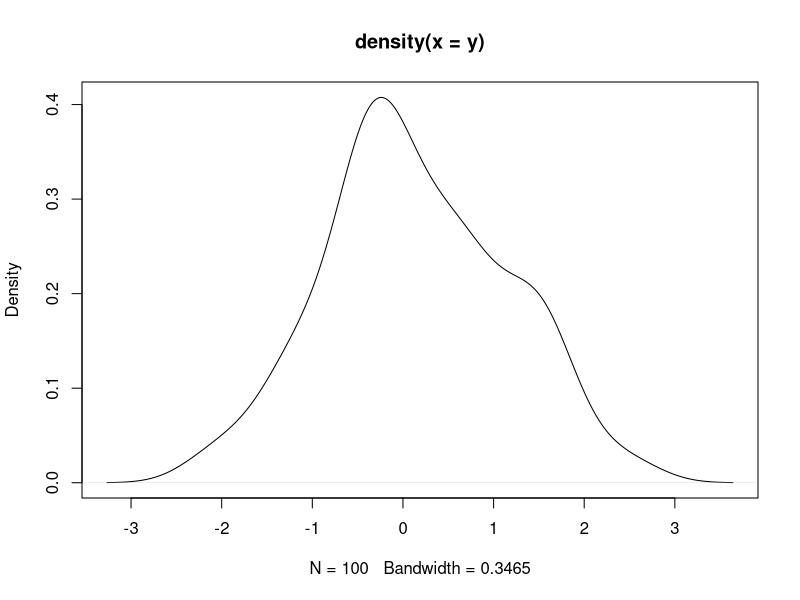
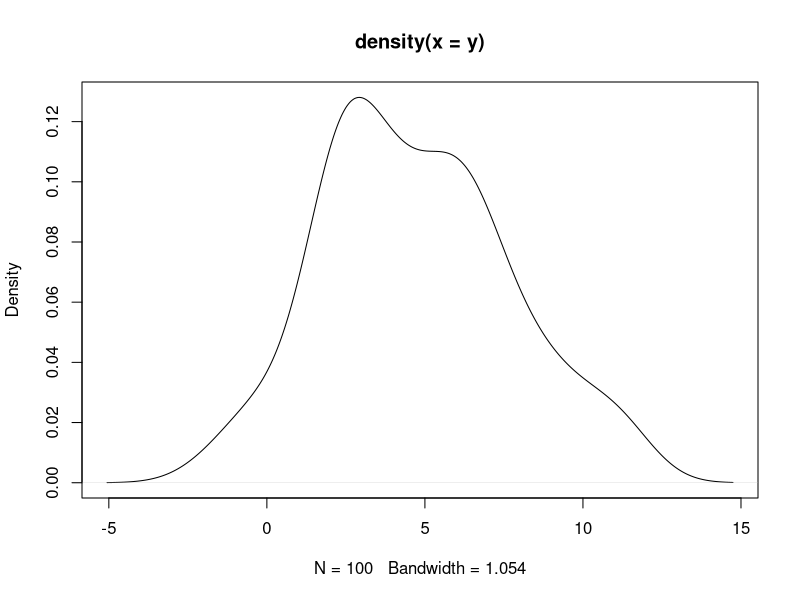
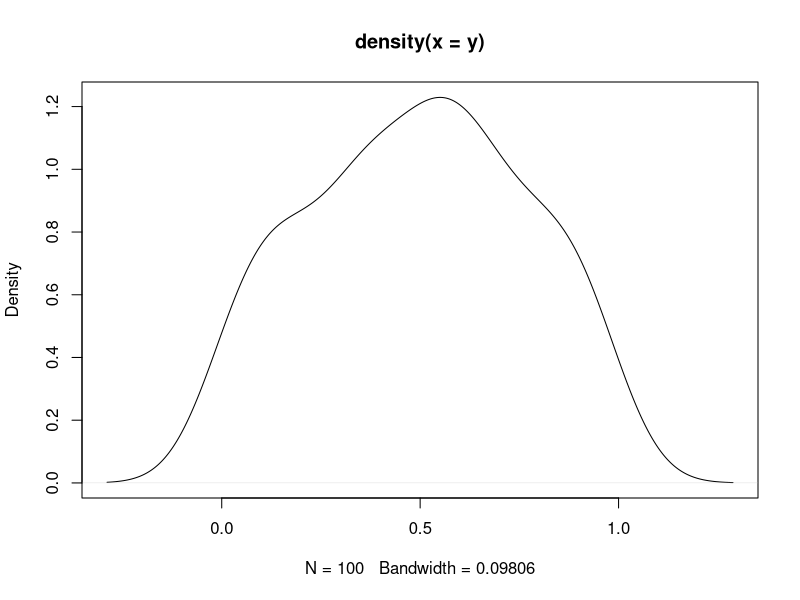
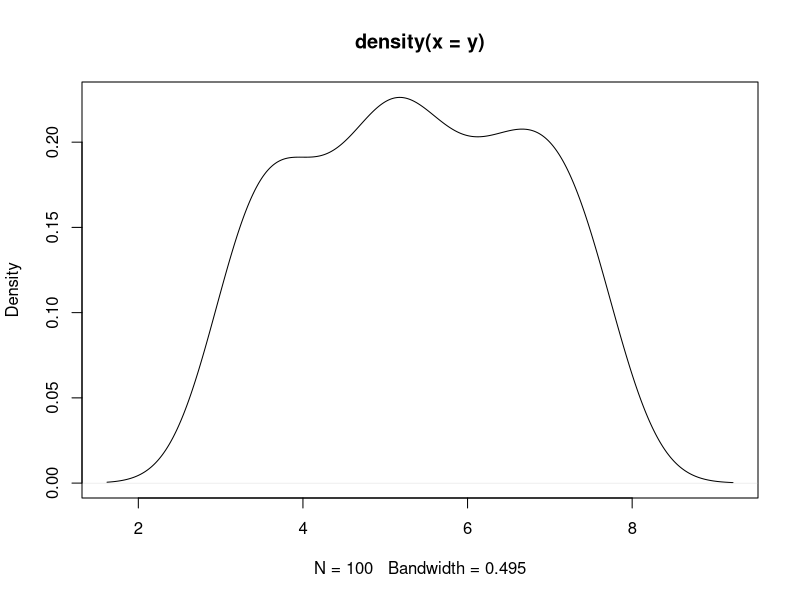
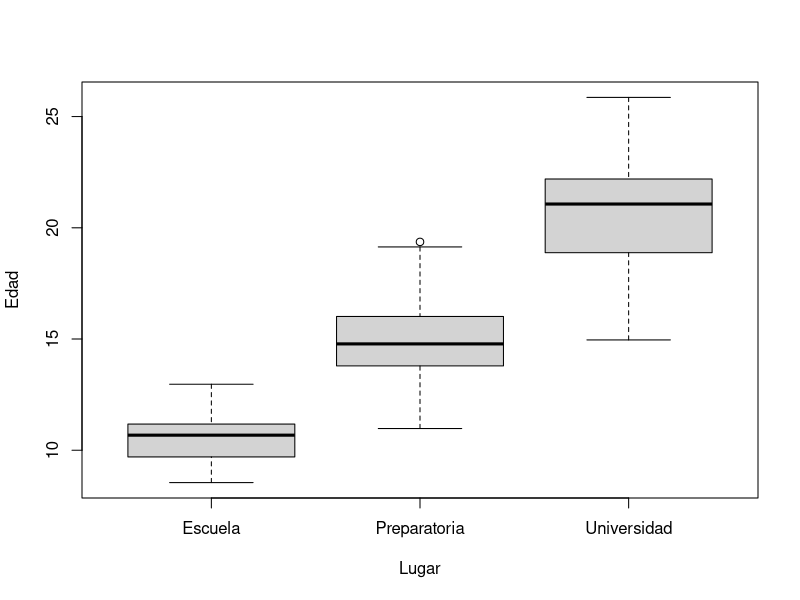
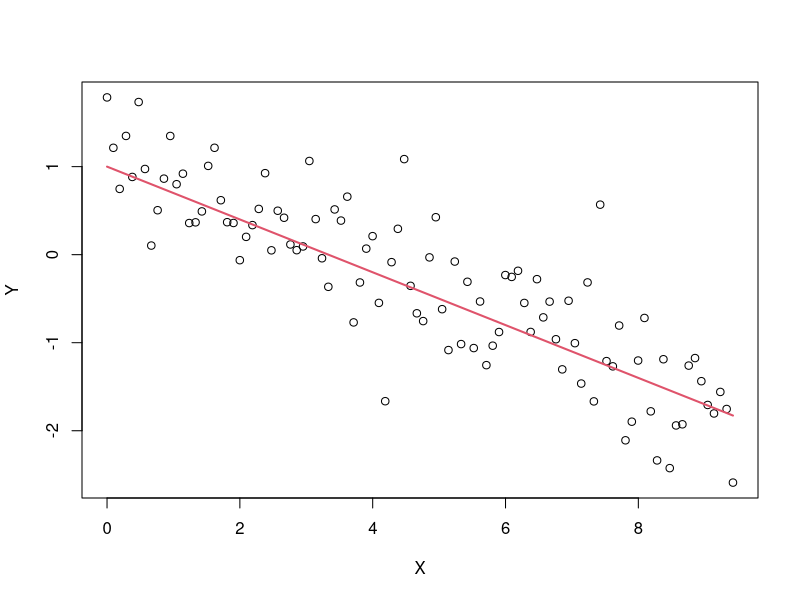

Write the R code that produced these figures, in order. (Note: this script raises an error after producing the figures.)
# Vamos a jugar con datos simulados. Escojan sus

# Distribucion normal estandar
y <- rnorm(100)
plot(density(y))

# Distribucion normal de media cinco y desviacion estandar 3
y <- rnorm(100,5,3)
plot(density(y))

# Distribucion uniforme 0,1
y <- runif(100)
plot(density(y))

# Distribucion uniforme a=3, b=8
y <- runif(100,3,8)
plot(density(y))

# Ejemplo de la edad y el lugar

data.frame(
  Edad = rnorm(50, 10, 1.2),
  Lugar = "Escuela"
) -> escuela

data.frame(
  Edad = rnorm(45, 15, 1.9),
  Lugar = "Preparatoria"
) -> prepa

data.frame(
  Edad = rnorm(80, 21, 2.5),
  Lugar = "Universidad"
) -> universidad

rbind(escuela, prepa, universidad) -> edad_lugar

boxplot(Edad ~ Lugar, data = edad_lugar)


# Modelo lineal

X <-seq(0, 3*pi, length.out = 100)
Y <- -0.3*X + 1 + rnorm(100,0,0.5)
Z <- -0.3*X + 1

data.frame(X,Y,Z) -> datos_lineal
plot(Y ~ X, data = datos_lineal )
lines(Z ~ X, data = datos_lineal, col = 2, lwd = 2)

# Modelo no lineal
X <-seq(0, 3*pi, length.out = 100)
Y <- cos(x) + rnorm(100,0,0.5)
Z <- data.frame(X,Y,Z) -> datos_no_lineal + 1

data.frame(X,Y,Z) -> datos_no_lineal
plot(Y ~ X, data = datos_no_lineal )
lines(Z ~ X, data = datos_no_lineal, col = 2, lwd = 2)

